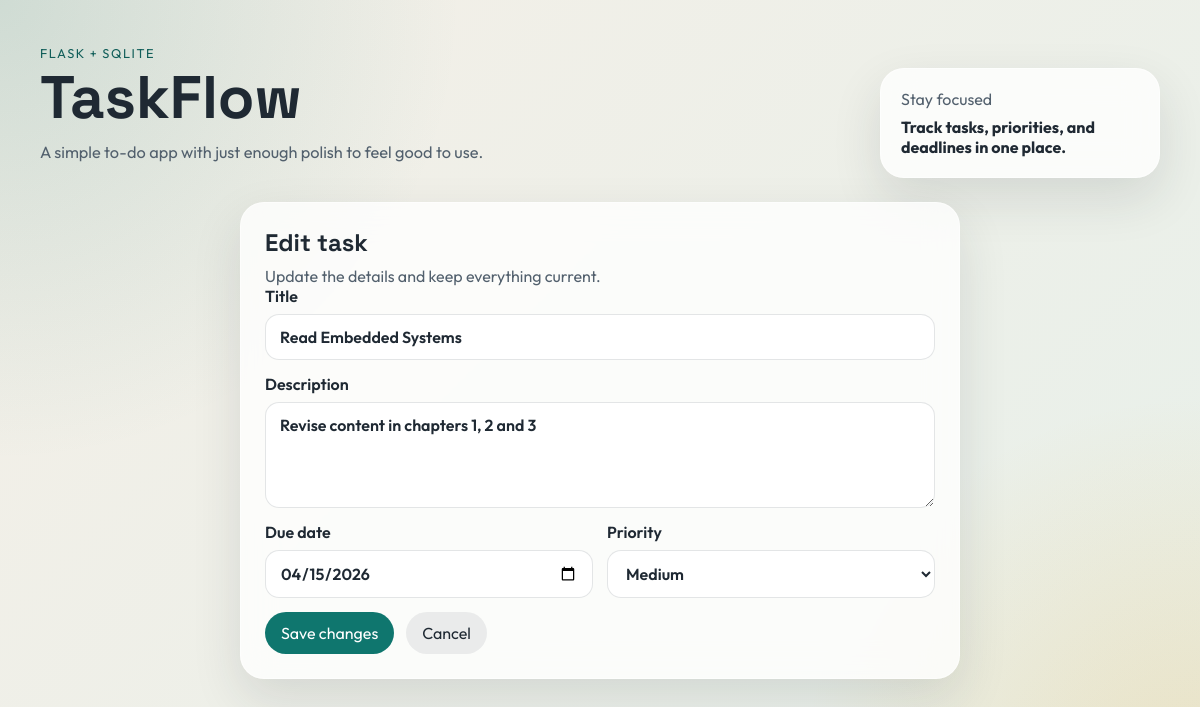
The app's page /tasks/1/edit with its own data.
### tables this page shows
CREATE TABLE tasks (
            id INTEGER PRIMARY KEY AUTOINCREMENT,
            title TEXT NOT NULL,
            description TEXT,
            due_date TEXT,
            priority TEXT NOT NULL DEFAULT 'Medium',
            is_complete INTEGER NOT NULL DEFAULT 0,
            created_at TEXT NOT NULL
        );

### app.py (the view, shortened to what this page needs)
@app.route("/tasks/<int:task_id>/edit", methods=["GET", "POST"])
def edit_task(task_id: int):
    task = fetch_task(task_id)
    if task is None:
        flash("Task not found.", "error")
        return redirect(url_for("index"))
    return render_template("edit.html", task=task)

### app.py (called while the page is built)
def get_db() -> sqlite3.Connection:
    if "db" not in g:
        g.db = sqlite3.connect(DATABASE)
        g.db.row_factory = sqlite3.Row
    return g.db

def fetch_task(task_id: int) -> sqlite3.Row | None:
    return get_db().execute("SELECT * FROM tasks WHERE id = ?", (task_id,)).fetchone()

### templates/edit.html (shortened to what this page needs)
{% extends "base.html" %}
{% block content %}
<section class="panel panel-form panel-centered">
    <div class="section-heading">
        <h2>Edit task</h2>
        <p>Update the details and keep everything current.</p>
    </div>
    <form action="{{ url_for('edit_task', task_id=task['id']) }}" method="post" class="task-form">
        <label>
            Title
            <input type="text" name="title" value="{{ task['title'] }}" required>
        </label>
        <label>
            Description
            <textarea name="description" rows="4">{{ task['description'] or '' }}</textarea>
        </label>
        <div class="inline-fields">
            <label>
                Due date
                <input type="date" name="due_date" value="{{ task['due_date'] or '' }}">
            </label>
            <label>
                Priority
                <select name="priority">
                    {% for item in ['Low', 'Medium', 'High'] %}
                        <option value="{{ item }}" {% if task['priority'] == item %}selected{% endif %}>{{ item }}</option>
                    {% endfor %}
                </select>
            </label>
        </div>
        <div class="edit-actions">
            <button type="submit" class="btn btn-primary">Save changes</button>
            <a href="{{ url_for('index') }}" class="btn btn-secondary">Cancel</a>
        </div>
    </form>
</section>
{% endblock %}

### static/styles.css (style rules this page uses)
:root { --bg: #f4efe7; --bg-accent: #e7f0ea; --panel: rgba(255, 255, 255, 0.78); --panel-strong: #ffffff; --text: #1f2933; --muted: #52606d; --line: rgba(31, 41, 51, 0.12); --primary: #0f766e; --primary-dark: #115e59; --accent: #f59e0b; --danger: #be123c; --success: #166534; --shadow: 0 20px 50px rgba(31, 41, 51, 0.12); --radius: 24px; }
* { box-sizing: border-box; }
body { margin: 0; font-family: "Outfit", sans-serif; color: var(--text); background: radial-gradient(circle at top left, rgba(15, 118, 110, 0.16), transparent 32%), radial-gradient(circle at bottom right, rgba(245, 158, 11, 0.18), transparent 28%), linear-gradient(135deg, var(--bg), var(--bg-accent)); min-height: 100vh; }
.hero h1, .section-heading h2, .task-card h3 { font-family: "Space Grotesk", sans-serif; margin: 0; }
.hero-card, .panel { background: var(--panel); backdrop-filter: blur(16px); border: 1px solid rgba(255, 255, 255, 0.5); box-shadow: var(--shadow); border-radius: var(--radius); }
.panel { padding: 24px; }
.panel-centered { max-width: 720px; margin: 0 auto; }
.section-heading p { color: var(--muted); margin: 8px 0 0; }
.task-form, .filters { display: grid; gap: 14px; }
label { display: grid; gap: 8px; font-weight: 600; }
input, textarea, select, .btn { font: inherit; }
input, textarea, select { width: 100%; padding: 12px 14px; border: 1px solid var(--line); border-radius: 14px; background: var(--panel-strong); color: var(--text); }
textarea { resize: vertical; }
.inline-fields { display: grid; grid-template-columns: 1fr 1fr; gap: 14px; }
.btn { border: 0; border-radius: 999px; padding: 11px 16px; cursor: pointer; text-decoration: none; display: inline-flex; align-items: center; justify-content: center; transition: transform 0.18s ease, opacity 0.18s ease, background 0.18s ease; }
.btn-primary { background: var(--primary); color: white; }
.btn-secondary { background: rgba(31, 41, 51, 0.08); color: var(--text); }
.edit-actions { display: flex; gap: 12px; flex-wrap: wrap; }

### records on screen
tasks: title "Read Embedded Systems", description "Revise content in chapters 1, 2 and 3", due_date "04/15/2026", priority "Medium"
